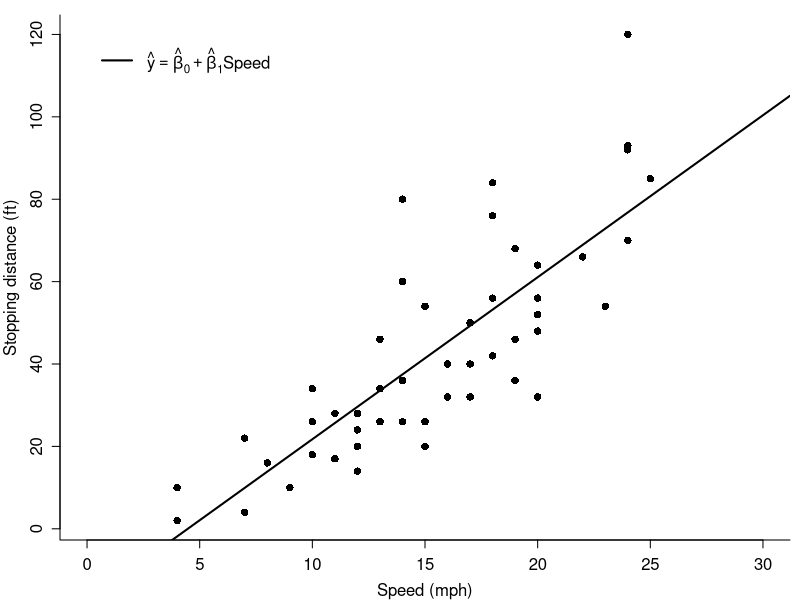
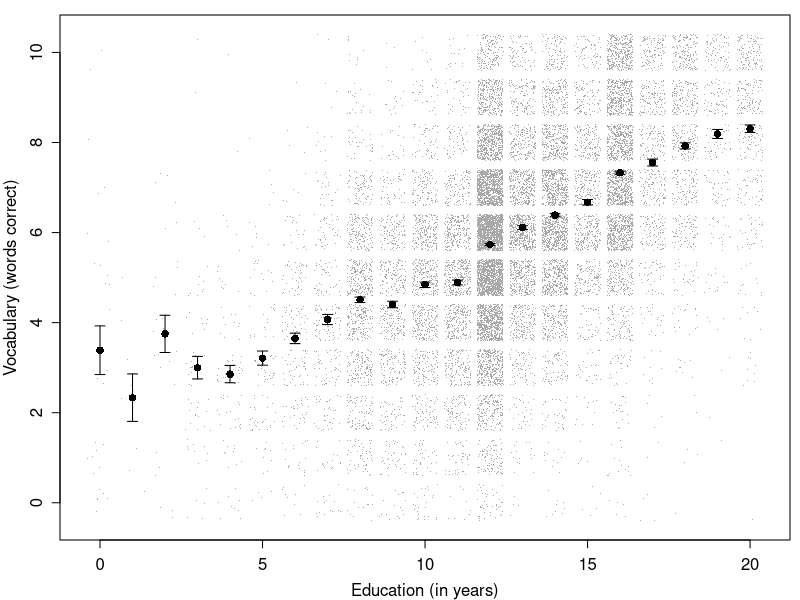
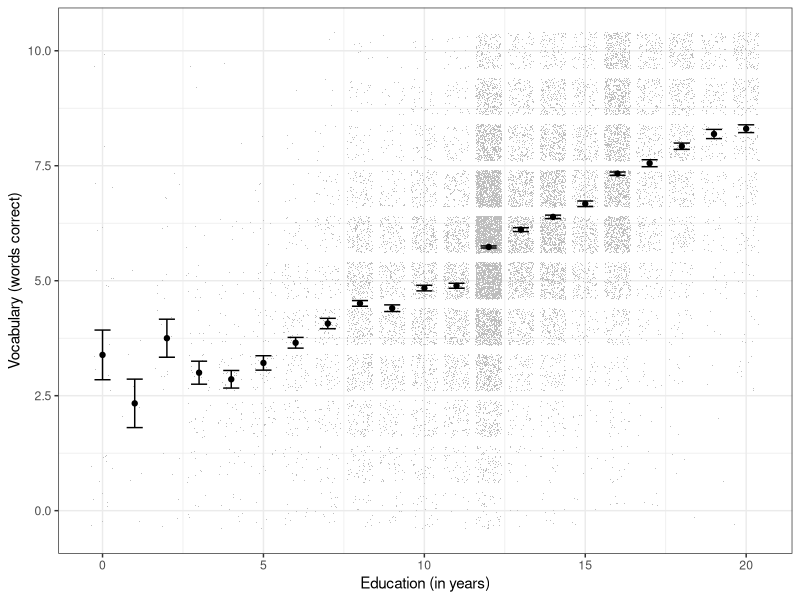
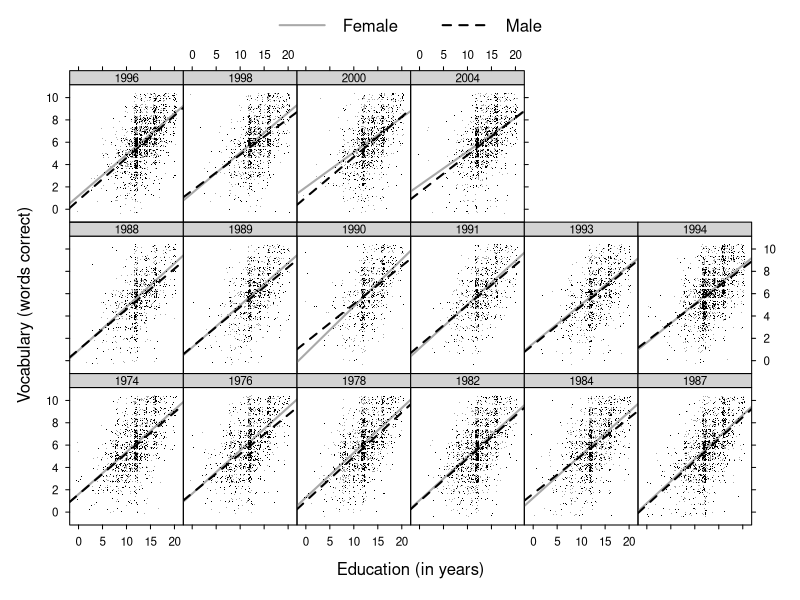
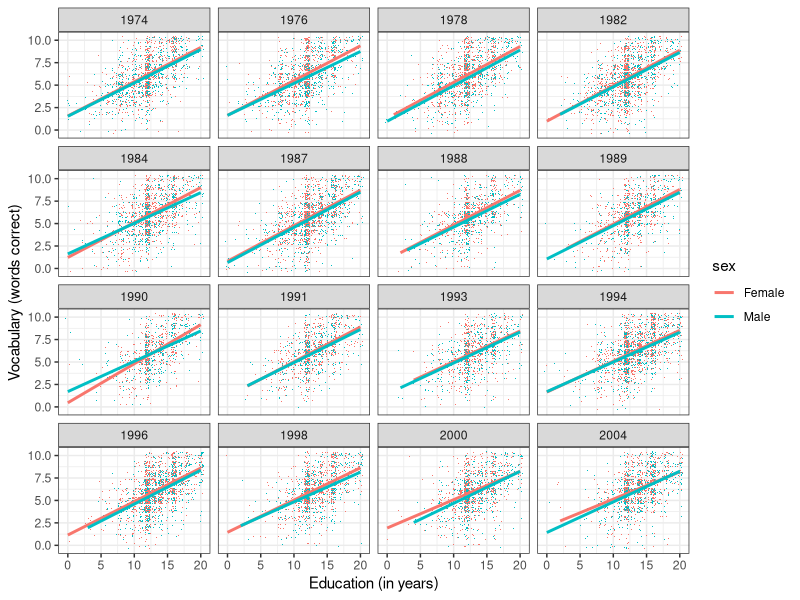
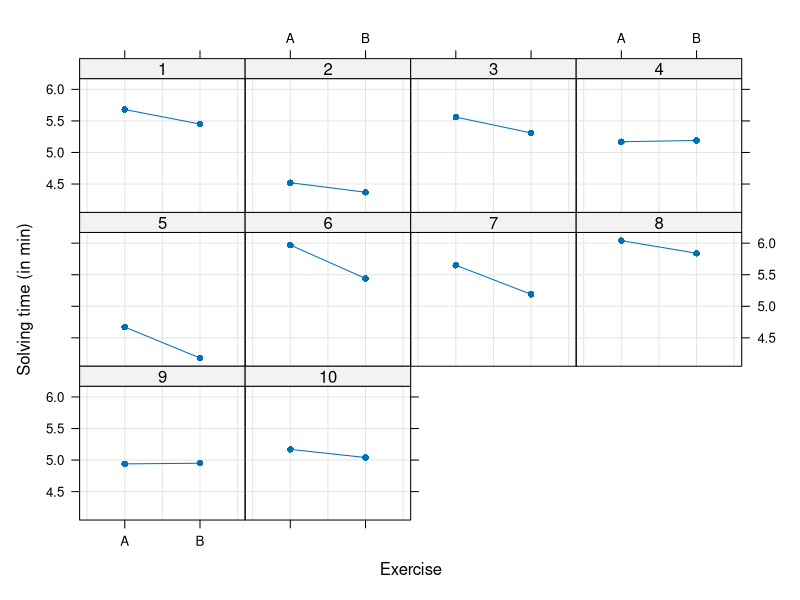
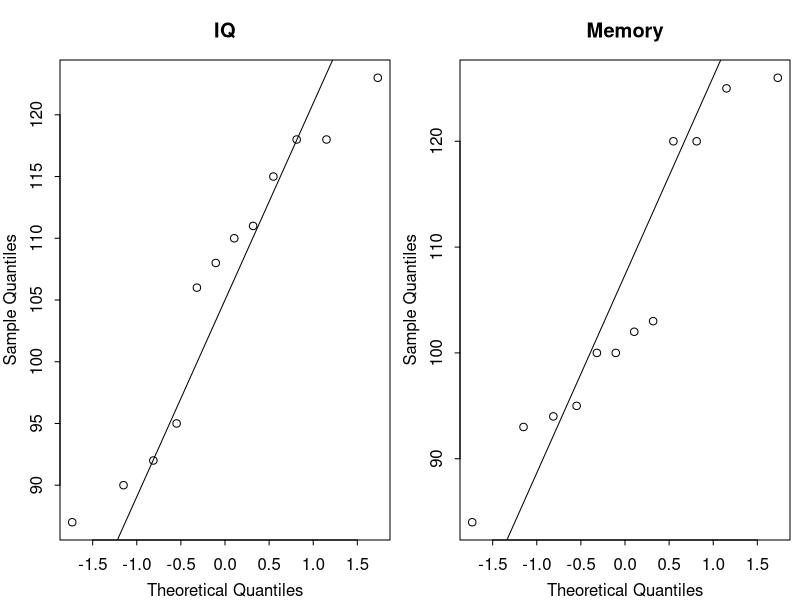
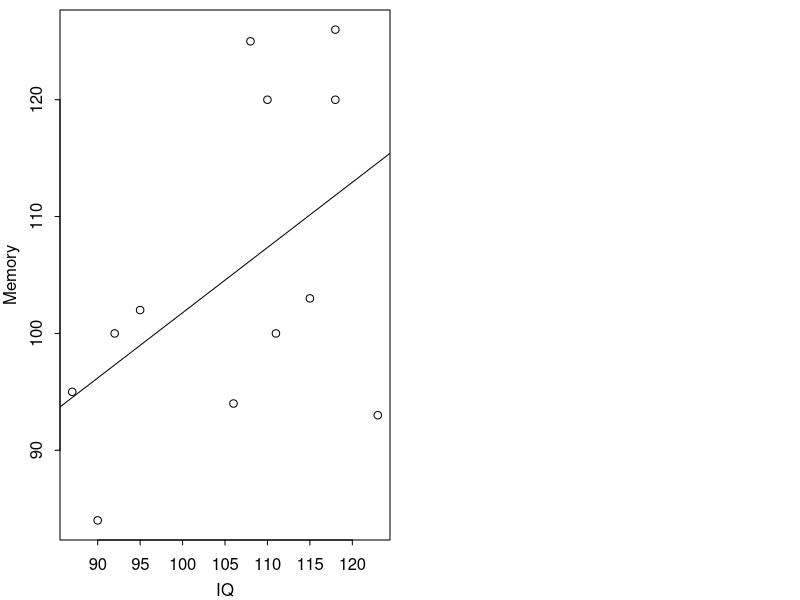

Recreate these plots in R, in order.
## ---- chunk 1
# Hide/show R chunks
knitr::opts_chunk$set(class.source = "fold-hide", results = "hide")
## ---- chunk 2
par(mai = c(.6,.6,.15,.1), mgp = c(2,.7,0), tck = -.015)
plot(cars, type = "n", axes = FALSE, xlim = c(0, 30),
  xlab = "Speed (mph)", ylab = "Stopping distance (ft)")
points(cars, pch = 16)
axis(side = 1)
axis(side = 2)
abline(lm(dist ~ speed, cars), lwd = 2)
box(bty = "L")
legend(0, 120, expression(hat(y) == hat(beta)[0] + hat(beta)[1] * Speed),
  lty = 1, lwd = 2, bty = "n")
## ---- chunk 3
voc <- read.table("data/Vocabulary.txt", header = TRUE, stringsAsFactors = TRUE)

# calculate standard errors
vocm    <- aggregate(vocabulary ~ education, voc, mean)
vocm$sd <- aggregate(vocabulary ~ education, voc, sd)[,2]
vocm$n  <- aggregate(vocabulary ~ education, voc, length)[,2]
vocm$se <- vocm$sd / sqrt(vocm$n)

par(mai = c(.6,.6,.15,.1), mgp = c(2,.7,0), tck = -.015)
plot(jitter(vocabulary, 2) ~ jitter(education, 2), voc, pch = ".", 
  cex = .8, xlab = "Education (in years)", ylab = "Vocabulary (words correct)",
  col = "darkgrey")
points(vocabulary ~ I(0:20), vocm, pch = 16)
with(vocm, arrows(0:20, vocabulary + se, 0:20, vocabulary - se, angle = 90,
  length = .05, code = 3))
## ---- chunk 4
library(ggplot2)

ggplot(data = vocm, mapping = aes(x = education, y = vocabulary)) +
  geom_jitter(data = voc, mapping = aes(x = education, y = vocabulary), pch=".",
              color = "gray") +
  labs(x = "Education (in years)", y = "Vocabulary (words correct)") +
  geom_point() + #geom_line() +
  geom_errorbar(aes(ymin = vocabulary - se, ymax = vocabulary + se), width = 0.5) +
  theme_bw()
## ---- chunk 5
library(lattice)

voc$year <- factor(voc$year)

xyplot(jitter(vocabulary, 2) ~ jitter(education, 2) | year, data = voc,
  groups = sex, type = c("p", "r"), col = c("darkgrey","black"), pch = ".", lwd = 2,
  xlab = "Education (in years)", ylab = "Vocabulary (words correct)", lty = 1:2,
  scales = list(tck = .5, cex = .7),
  par.strip.text = list(cex = .7),
  par.settings = list(strip.background = list(col = "lightgrey")),
  key = list(lines = list(lwd = 2, col = c("darkgrey", "black"), lty = 1:2),
    text = list(levels(voc$sex)), columns = 2)
)
## ---- chunk 6
ggplot(data = voc, mapping = aes(x = education, y = vocabulary, color = sex)) +
  geom_jitter(pch=".") +
  labs(x = "Education (in years)", y = "Vocabulary (words correct)") +
  stat_smooth(method = "lm", se = FALSE) +
  theme_bw() +
  facet_wrap(vars(year))
## ---- chunk 7
dat <- data.frame(
  Vp = 1:10,
   A = c(5.68, 4.52, 5.56, 5.17, 4.67, 5.97, 5.65, 6.04, 4.94, 5.17),
   B = c(5.45, 4.37, 5.31, 5.19, 4.18, 5.44, 5.19, 5.84, 4.95, 5.04)
)
## ---- chunk 8
knitr::kable(dat, col.names = c("Subj", "Exercise A", "Exercise B"), align = "c")
## ---- chunk 9
   dat2 <- reshape(dat, idvar = "Vp", timevar = "Aufg", varying = list(2:3),
                   v.names = "Lzeit", direction = "long")
   dat2$Vp   <- factor(dat2$Vp)
   dat2$Aufg <- factor(dat2$Aufg, labels = c("A", "B"))
   rownames(dat2) <- NULL
## ---- chunk 10
   xyplot(Lzeit ~ Aufg | Vp, dat2, as.table = TRUE, type = c("g", "b"),
                pch = 16, xlab = "Exercise", ylab = "Solving time (in min)")
## ---- chunk 11
   with(dat2, wilcox.test(Lzeit[Aufg == "A"], Lzeit[Aufg == "B"], paired = TRUE))
## ---- chunk 12
   with(dat2, t.test(Lzeit[Aufg == "A"], Lzeit[Aufg == "B"], paired = TRUE))
## ---- chunk 13
dat <- data.frame(
   Vp = 1:12,
  int = c(106, 92, 90, 118, 87, 123, 118, 115, 111, 95, 110, 108),
  mem = c(94, 100, 84, 126, 95, 93, 120, 103, 100, 102, 120, 125)
)
## ---- chunk 14
tab <- t(dat[, -1])
rownames(tab) <- c("$X$", "$Y$")
knitr::kable(tab, digits = 0, align = "c")
## ---- chunk 15
   par(mfrow = c(1, 2), mai = c(.6, .6, .6, .1), mgp = c(2, .7, 0))
   qqnorm(dat$int, main = "IQ")
   qqline(dat$int)
   qqnorm(dat$mem, main = "Memory")
   qqline(dat$mem)
## ---- chunk 16
   par(mai = c(.6, .6, .1, .1), mgp = c(2, .7, 0))
   plot(mem ~ int, dat, xlab = "IQ", ylab = "Memory")
   abline(lm(mem ~ int, dat))
   cor.test(~ int + mem, dat, method = "pearson")
